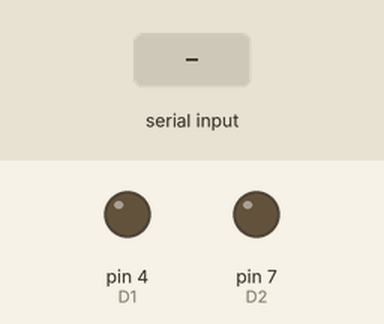
This sketch was run on a simulated Arduino Uno, built with avr-gcc and run on an emulated ATmega328P. On the bench: output pins drawn as LEDs (lit = HIGH). The test bench sets the inputs (shaded band). Pins used as bus, display or sensor lines are not drawn.

Above: at 1.2 s.
1.3 s: "x" received over Serial
At 2.5 s:
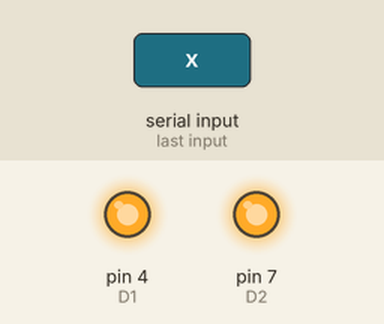
2.8 s: "d" received over Serial
At 3.7 s:
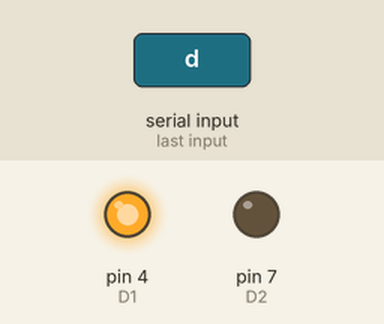
4.3 s: "a" received over Serial
At 4.8 s:
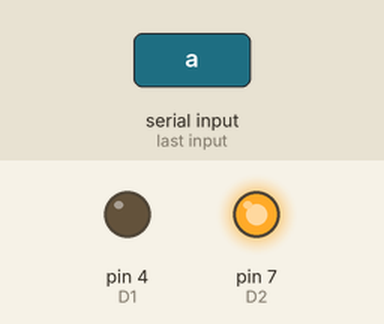
5.8 s: "w" received over Serial
At 7.0 s:
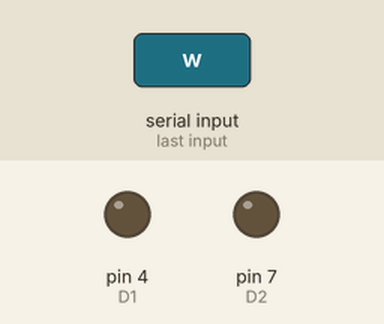
7.3 s: "s" received over Serial
At 8.3 s:
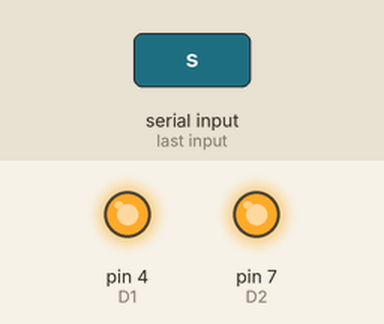
Timing chart, 0 to 9.8 s (numbered marks = the images above; inputs shaded):
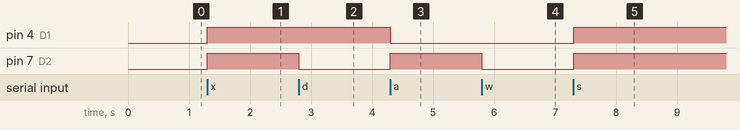

Measured:
- after the input at 1.3 s, pin 4 (D1), pin 7 (D2): LOW → HIGH at once
- after the input at 2.8 s, pin 7 (D2): HIGH → LOW at once
- after the input at 4.3 s, pin 4 (D1): HIGH → LOW at once; pin 7 (D2): LOW → HIGH at once
- after the input at 5.8 s, pin 7 (D2): HIGH → LOW at once
- after the input at 7.3 s, pin 4 (D1), pin 7 (D2): LOW → HIGH at once

The sketch:

car_motor.ino
```cpp
/**
 * This makes the car move, can be controlled with the keyboard
 */

////////////////////
//Initialize pins //
////////////////////

int S1 = 5; // PWM1 Controls speed
int D1 = 4; // Direction 1  IN Controls Distance
int S2 = 6; // PWM2    EN Controls speed
int D2 = 7; // Direction 2 Controls Distance
int MAX_SPEED = 255; // Max speed
int default_speed = 120; // Default speed for debugging purposes


void setup() {
	// put your setup code here, to run once:
	pinMode(D1, OUTPUT);
	pinMode(D2, OUTPUT);
	/*pinMode(S1, OUTPUT);
		pinMode(S2, OUTPUT);*/
	Serial.begin(9600);
}

void loop() {
	// put your main code here, to run repeatedly:

	char val;
	while (1) {
		val = Serial.read();
		if (val != -1) {
			switch (val) {
			case 'w':
				go_forward(default_speed);
				break;
			case 'x':
				go_backward(default_speed);
				break;
			case 'd':
				turn_right(default_speed);
				break;
			case 'a':
				turn_left(default_speed);
				break;
			case 's':
				stop();
				break;
			}
		}
	}
}

/**
 * Makes the car move foward given the speed in int.
 * @param  {int} int speed         input speed
 */
void go_forward(int speed) {
	motor1(speed, false);
	motor2(speed, false);
}

/**
 * Stops the car from moving
 */
void stop() {
	motor1(0, true);
	motor2(0, true);
}
/**
 * Makes the car move backward in the given speed
 * @param  {int} speed         given speed
 */
void go_backward(int speed) {
	motor1(speed, true);
	motor2(speed, true);
}
/**
 * Turns the card right in the given speed
 * @param  {int} int speed         input speed
 */
void turn_right(int speed) {
	motor1(speed, true);
	motor2(speed, false);
}
/**
 * Turns the car left in the given speed
 * @param  {int} int speed         input speed
 */
void turn_left(int speed) {
	motor1(speed, false);
	motor2(speed, true);
}


/**
 * Moves the left motor from given speed and direction.
 * boolean determines the direction of the rotation
 * @param  {[int]} int     speed           input speed
 * @param  {boolean} boolean reverse       rotation direction
 */
void motor1(int speed, boolean reverse) {
	analogWrite(S1, speed);
	if (reverse)
		digitalWrite(D1, HIGH);
	else
		digitalWrite(D1, LOW);
}
/**
 * Moves the right motor from given speed and direction
 * @param  {int} int speed         	   	   rotation speed
 * @param  {boolean} boolean reverse       rotation direction, true for reverse
 */
void motor2(int speed, boolean reverse) {
	analogWrite(S2, speed);
	if (reverse)
		digitalWrite(D2, HIGH);
	else
		digitalWrite(D2, LOW);
}
```
